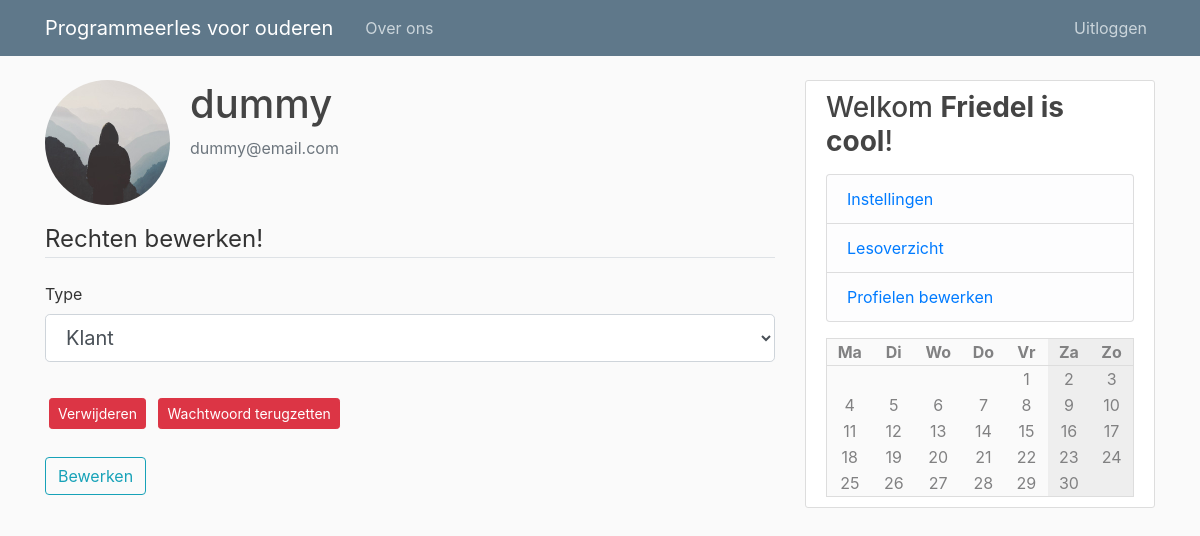
Screenshot of /user/2 (signed in) with the database file from the repository.
### pgmles/models.py (models this page shows)
class User(db.Model, UserMixin):
    id = db.Column(db.Integer, primary_key=True)
    type = db.Column(db.String(6), nullable=False, default="client")
    username = db.Column(db.String(20), unique=True, nullable=False)
    email = db.Column(db.String(120), unique=True, nullable=False)
    image_file = db.Column(db.String(20), nullable=False, default='default.jpg')
    password = db.Column(db.String(60), nullable=False)

### pgmles/routes.py (the view)
@app.route("/user/<int:user_id>", methods=['GET','POST'])
@login_required
def admin_user(user_id):
    if current_user.type != "admin":
        abort(403)
    form = AdminForm()
    user = User.query.filter_by(id=user_id).first()
    image_file = url_for('static', filename='profile_pics/' + user.image_file)
    if form.validate_on_submit():
        user.type = form.type.data
        db.session.commit()
        flash(f'De gebruiker {user.username} is nu een {user.type}', 'success')
        return redirect(url_for('admin'))
    elif request.method == 'GET':
        form.type.data = user.type
    return render_template('admin_user.html', calendar=make_calendar(), form=form, user=user, image_file=image_file)

### pgmles/forms.py
class AdminForm(FlaskForm):
    type = SelectField('Type',  choices=[('client', 'Klant'), ('teacher', 'Docent'), ('admin', 'Administrator')])
    submit = SubmitField('Bewerken')

### pgmles/models.py (called while the page is built)
@login_manager.user_loader
def load_user(user_id):
    return User.query.get(int(user_id))

### pgmles/routes.py (called while the page is built)
def make_calendar():
    weekdays = list(enumerate(['Ma', 'Di', 'Wo', 'Do', 'Vr', 'Za', 'Zo']))
    courses = [ None, None, None, None, None, None, None ]
    if current_user.is_authenticated:
        subscriptions = [ cm.course_id for cm in CourseMember.query.filter_by(user_id=current_user.id) ]
        courses = [ ' +\n'.join([ c.name for c in Course.query.filter_by(weekday=i) if c.id in subscriptions ]) for i in range(7) ]
    today = datetime.today()
    m = Month()
    rows = []
    for days in m.monthdayscalendar(today.year, today.month):
        rows.append([ (i, d, courses[i]) for i, d in enumerate(days) ])
    return { 'weekdays': weekdays, 'rows': rows }

### pgmles/templates/admin_user.html (shortened to what this page needs)
{% extends "layout.html" %}
{% block content %}
<div class="media">
    <img class="rounded-circle account-img" src="{{ image_file }}">
    <div class="media-body">
        <h2 class="account-heading">{{ user.username }}</h2>
        <p class="text-secondary">{{ user.email }}</p>
    </div>
</div>
<form method="POST" action="">
    <fieldset class="form-group">
        <legend class="border-bottom mb-4">Rechten bewerken!</legend>
        <div class="form-group">
            {{ form.type.label(class="form-control-label") }}
            {% if form.type.errors %}
            {{ form.type(class="form-control form-control-lg is-invalid") }}
            <div class="invalid-feedback">
                {% for error in form.type.errors %}
                <span>{{ error }}</span>
                {% endfor %}
            </div>
            {% else %}
            {{ form.type(class="form-control form-control-lg") }}
            {% endif %}
        </div>
    </fieldset>
    <div class="form-group">
        <button type="button" class="btn btn-danger btn-sm m-1" data-toggle="modal"
            data-target="#deleteModal">Verwijderen</button>
        <a class="btn btn-danger btn-sm m-1" href="{{ url_for('reset_user', user_id=user.id) }}">Wachtwoord
            terugzetten</a>
        <br><br>
        {{ form.submit(class="btn btn-outline-info") }}
    </div>
</form>
{% endblock content %}

### pgmles/templates/layout.html (shortened to what this page needs)
<!DOCTYPE html>
<html>
<head>
    <link rel="stylesheet" href="https://maxcdn.bootstrapcdn.com/bootstrap/4.0.0/css/bootstrap.min.css"
>
    <link rel="stylesheet" type="text/css" href="{{ url_for('static', filename='main.css') }}">
</head>
<body>
    <header class="site-header">
        <nav class="navbar navbar-expand-md navbar-dark bg-steel fixed-top">
            <div class="container">
                <a class="navbar-brand mr-4" href="/">Programmeerles voor ouderen</a>
                <div class="collapse navbar-collapse" id="navbarToggle">
                    <div class="navbar-nav mr-auto">
                        <a class="nav-item nav-link" href="/about">Over ons</a>
                    </div>
                    <div class="navbar-nav">
                        {% if current_user.is_authenticated %}
                        <a class="nav-item nav-link" href="{{ url_for('logout') }}">Uitloggen</a>
                        {% else %}
                        <a class="nav-item nav-link" href="{{ url_for('login') }}">Inloggen</a>
                        <a class="nav-item nav-link" href="{{ url_for('register') }}">Registeren</a>
                        {% endif %}
                    </div>
                </div>
            </div>
        </nav>
    </header>
    <main role="main" class="container">
        <div class="row">
            <div class="col-md-8">
                {% block content %}{% endblock %}
            </div>
            <div class="col-md-4">
                <div class="content-section">
                    <h3>Welkom <b>{{ current_user.username if current_user.is_authenticated else 'gast' }}</b>!</h3>
                    {% if current_user.is_authenticated %}
                    <p class='text-muted'>
                    <ul class="list-group">
                        <li class="list-group-item list-group-item-light"><a
                                href="{{ url_for('account') }}">Instellingen</a></li>
                        {% if current_user.type == 'teacher' or current_user.type == 'admin' %}
                        <li class="list-group-item list-group-item-light"><a
                                href="{{ url_for('course_overview') }}">Lesoverzicht</a></li>
                        {% endif %}
                        {% if current_user.type == 'admin' %}
                        <li class="list-group-item list-group-item-light"><a href="{{ url_for('admin') }}">Profielen
                                bewerken</a></li>
                        {% endif %}
                    </ul>
                    </p>
                    {% endif %}
                    <table class='calendar'>
                        <tr>
                            {% for d, day in calendar['weekdays'] %}
                            <th class="{{ 'weekend' if d >= 5 }}">{{ day }}</th>
                            {% endfor %}
                        </tr>
                        {% for row in calendar['rows'] %}
                        <tr>
                            {% for d, day, course in row %}
                            <td class="{{ 'weekend' if d >= 5 }} {{ 'course' if course and day }}">
                                {{ day if day }}
                            </td>
                            {% endfor %}
                        </tr>
                        {% endfor %}
                    </table>
                </div>
            </div>
        </div>
    </main>
</body>
</html>

### pgmles/static/main.css (style rules this page uses)
body { background: #fafafa; color: #333333; margin-top: 5rem; }
h1, h2, h3, h4, h5, h6 { color: #444444; }
.bg-steel { background-color: #5f788a; }
.site-header .navbar-nav .nav-link { color: #cbd5db; }
.content-section { background: #ffffff; padding: 10px 20px; border: 1px solid #dddddd; border-radius: 3px; margin-bottom: 20px; }
.account-img { height: 125px; width: 125px; margin-right: 20px; margin-bottom: 16px; }
.account-heading { font-size: 2.5rem; }
.calendar { background-color: #fafafa; width: 100%; color: #818182; border: #dddddd solid 1px; }
.calendar .weekend { background-color: #eee; }
.calendar th { border-bottom: #ddd solid 1px; }
.calendar th, td { text-align: center; width: 100px; position: relative; }

### rows the page displays
User: username "dummy", email "dummy@email.com", type "Klant"
User: username "Friedel is cool"

### other values shown
{{ day }} "Ma" "Di" "Wo" "Do" "Vr" "Za" "Zo"
{{ day if day }} "1" "2" "3" "4" "5" "6" "7" "8" "9" "10" "11" "12" "13" "14" "15" "16" "17" "18" "19" "20" "21" "22" "23" "24" "25" "26" "27" "28" "29" "30"
